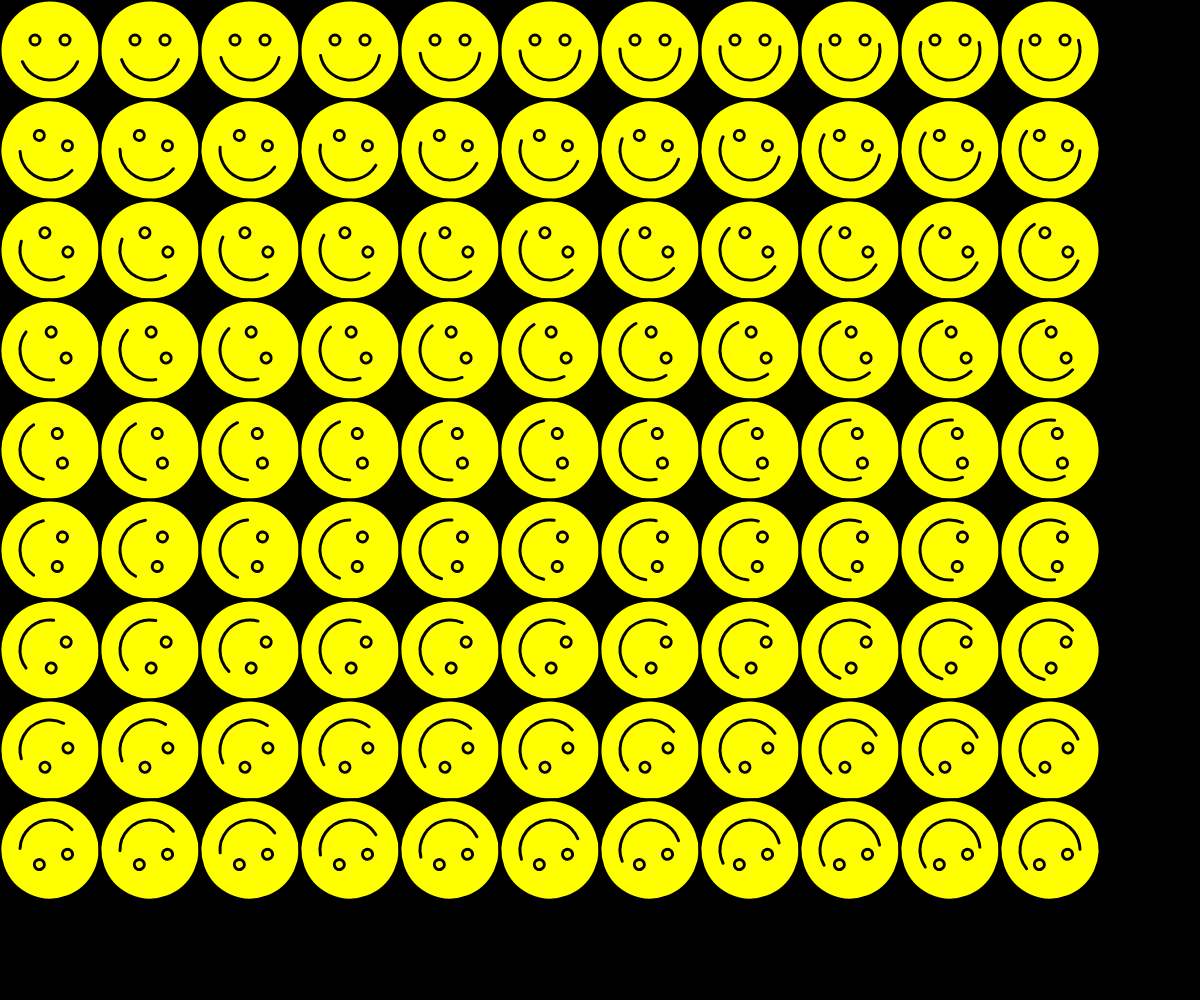
Frame 1 (no input)
Frame 60 (no input): identical to frame 1, image omitted
Frame 120 (the mouse pressed at the canvas centre since frame 60): identical to frame 1, image omitted

The p5.js sketch that drew this single still picture (run headless with seeded random() and noise() and a simulated clock; from frame 60 on, the mouse is pressed at the canvas centre):

// p5.js sketch
// ── sketch.js


function setup() {
  createCanvas(windowWidth, windowHeight);

  for (let i = 0; i<10; i++){
    console.log(i);
  }
  
}

function draw() {
  background("black");


  for (let y = 50; y < height - 50; y += 100){
    for (let x = 50; x < width - 50; x += 100){
      push();
      translate(x, y);
      let rotation;
      rotation = map(y, 50, height - 50, 0, PI);
      rotate(rotation);

      strokeWeight(3);
      fill("yellow");
      circle(0, 0, 100);
      circle(-15, -10, 10);
      circle(15, -10, 10);
      let happiness;
      happiness = map(x, 0, width, -25, 25);
      noFill();
      arc(0, 0, 60, 60, radians(0 - happiness), radians(180 + happiness));
      pop();
    }
  }

}
